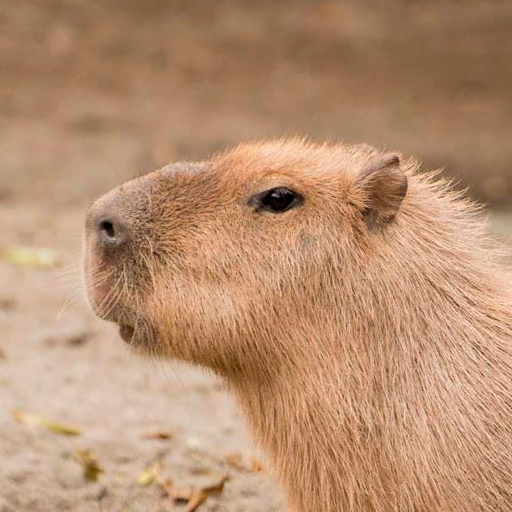
#> input picture assets/image.png, 512 x 512 px
$ jupyter execute --allow-errors main.ipynb
#> lines starting #> are read from the running program, lines starting #| are printed output that depends on the picture
[cell 1]
# Импорт необходимых библиотек
import cv2
import numpy as np
from sklearn.cluster import KMeans, DBSCAN
from sklearn.preprocessing import StandardScaler
from skimage.color import rgb2lab
import matplotlib.pyplot as plt

[cell 2]
def segment_kmeans(image, color_space='RGB', num_clusters=3, channels=0):
    if color_space == 'Lab':
        image = cv2.cvtColor(image, cv2.COLOR_BGR2LAB)

    if (channels == 1):
        image = image[:,:,0]
    if (channels == 2):
        image = image[:,:,1]
    if (channels == 3):
        image = image[:,:,2]

    pixel_values = image

    if (channels == 0):
        pixel_values = image.reshape((-1, 3))
    else:
        pixel_values = image.reshape((-1, 1))

    pixel_values = np.float32(pixel_values)
    kmeans = KMeans(n_clusters=num_clusters, random_state=0)
    labels = kmeans.fit_predict(pixel_values)
    centers = np.uint8(kmeans.cluster_centers_)
    segmented_image = centers[labels.flatten()]
    segmented_image = segmented_image.reshape(image.shape)
    return segmented_image

def segment_dbscan(image, color_space='RGB', eps=3, min_samples=100, channels=0):
    if color_space == 'Lab':
        image = cv2.cvtColor(image, cv2.COLOR_BGR2LAB)

    if (channels == 1):
        image = image[:,:,0]
    if (channels == 2):
        image = image[:,:,1]
    if (channels == 3):
        image = image[:,:,2]

    points = image

    if (channels == 0):
        points = np.reshape(image, (-1, 3))
    else:
        points = np.reshape(image, (-1, 1))

    dbscan = DBSCAN(eps=eps, min_samples=min_samples)
    dbscan.fit(points)
    labels = dbscan.labels_
    mask = np.zeros_like(labels, dtype=np.uint8)
    for i in range(len(labels)):
        if labels[i] != -1:
            mask[i] = 255
    mask = np.reshape(mask, image.shape[:2])

    return mask

# [65 lines left out: functions segment_seeds, segment_region_growing, segment_watershed, process_video, not called in this run]
# Пример использования
# process_video('path_to_input_video.avi', 'path_to_output_video.avi', segment_watershed)

[cell 3]
def load_and_show_segmentations(image_path, channels=0):
#> called with image_path = '../assets/image.png', channels = 0
    image = cv2.imread(image_path)
#> image is the input picture: shape (512, 512, 3); mean B, G, R 113.4, 143.9, 184.3

    image_rgb = cv2.cvtColor(image, cv2.COLOR_BGR2RGB)


    segmented_kmeans_rgb = segment_kmeans(image, 'RGB', 3, channels)
#> in segment_kmeans, `segmented_image = segmented_image.reshape(image.shape)`:
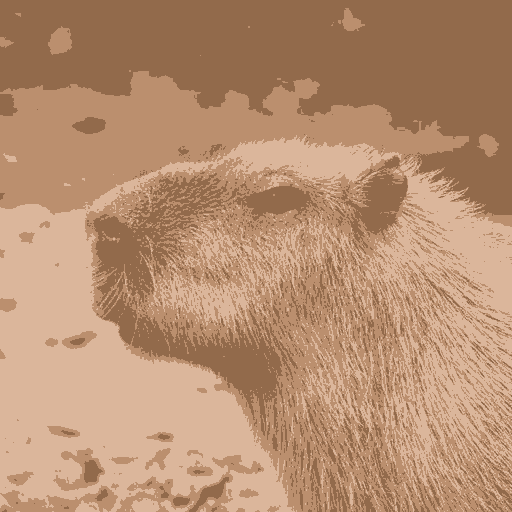
#> segmented_image: shape (512, 512, 3); mean B, G, R 113, 143.4, 183.9
    segmented_kmeans_lab = segment_kmeans(image, 'Lab', 3, channels)
#> call 2 of segment_kmeans, with color_space = 'Lab', num_clusters = 3, channels = 0
#> in segment_kmeans (call 2), `image = cv2.cvtColor(image, cv2.COLOR_BGR2LAB)`: image: shape (512, 512, 3); mean of channels 0, 1, 2 159.8, 139.2, 150.2
#> in segment_kmeans (call 2), `segmented_image = segmented_image.reshape(image.shape)`:
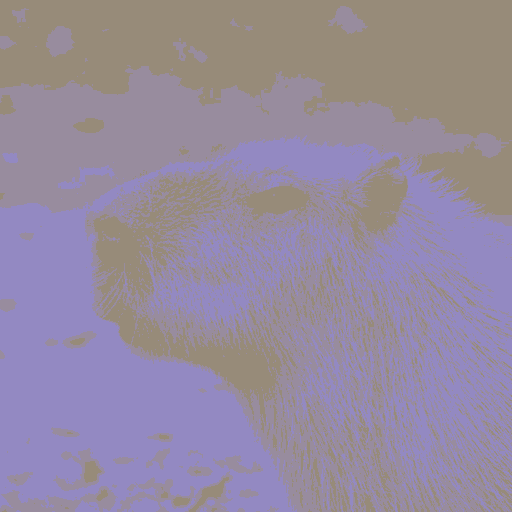
#> segmented_image: shape (512, 512, 3); mean B, G, R 159.2, 138.7, 150
    segmented_dbscan_rgb = segment_dbscan(image, 'RGB', eps=3, min_samples=100, channels=channels)
    segmented_dbscan_lab = segment_dbscan(image, 'Lab', eps=3, min_samples=100, channels=channels)
    segmented_seeds = segment_seeds(image.copy(), num_seeds=10, intensity_difference=30)
    segmented_region_growing = segment_region_growing(cv2.cvtColor(image, cv2.COLOR_BGR2GRAY))
    segmented_watershed = segment_watershed(image.copy())

    if (channels == 1):
        image_rgb = image_rgb[:,:,0]
    if (channels == 2):
        image_rgb = image_rgb[:,:,1]
    if (channels == 3):
        image_rgb = image_rgb[:,:,2]

    fig, ax = plt.subplots(3, 3, figsize=(15, 10))
    ax[0, 0].imshow(image_rgb)
    ax[0, 0].set_title('Original Image')
    ax[0, 0].axis('off')

    ax[0, 1].imshow(segmented_kmeans_rgb)
    ax[0, 1].set_title('K-Means RGB')
    ax[0, 1].axis('off')

    ax[0, 2].imshow(segmented_kmeans_lab)
    ax[0, 2].set_title('K-Means Lab')
    ax[0, 2].axis('off')

    ax[1, 0].imshow(segmented_dbscan_rgb)
    ax[1, 0].set_title('DBSCAN RGB')
    ax[1, 0].axis('off')

    ax[1, 1].imshow(segmented_dbscan_lab)
    ax[1, 1].set_title('DBSCAN Lab')
    ax[1, 1].axis('off')

    ax[1, 2].imshow(segmented_seeds)
    ax[1, 2].set_title('Seed Segmentation')
    ax[1, 2].axis('off')

    ax[2, 0].imshow(segmented_region_growing, cmap='gray')
    ax[2, 0].set_title('Region Growing')
    ax[2, 0].axis('off')

    ax[2, 1].imshow(segmented_watershed)
    ax[2, 1].set_title('Watershed')
    ax[2, 1].axis('off')

    plt.tight_layout()
    plt.show()

#> (the rest of this cell did not finish here and is left out)
